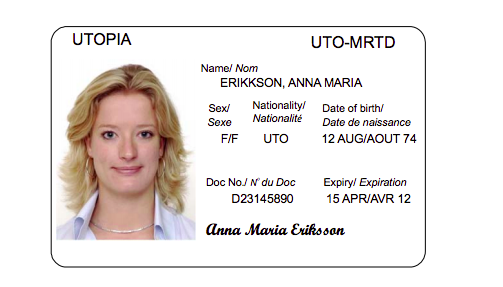
#> input picture images/05.png, 503 x 287 px
$ python -i scanner.py   (imports and definitions only)
#> lines starting #> are read from the running program, lines starting #| are printed output that depends on the picture; after the words box and inside, x2 and y2 are one past the last pixel; in counts of white or black regions, pixels touching at a corner belong together
import cv2
import numpy as np


def reorder(points):

    points = points.reshape((4, 2))

    ordered = np.zeros((4, 2), dtype=np.float32)

    s = points.sum(axis=1)

    ordered[0] = points[np.argmin(s)]
    ordered[3] = points[np.argmax(s)]

    d = np.diff(points, axis=1)

    ordered[1] = points[np.argmin(d)]
    ordered[2] = points[np.argmax(d)]

    return ordered


def scan_document(image_path):

#> called with image_path = 'images/05.png'
    img = cv2.imread(image_path)
#> img is the input picture: shape (287, 503, 3); mean B, G, R 228.8, 230.7, 235.9

    img = cv2.resize(img, (800, 800))
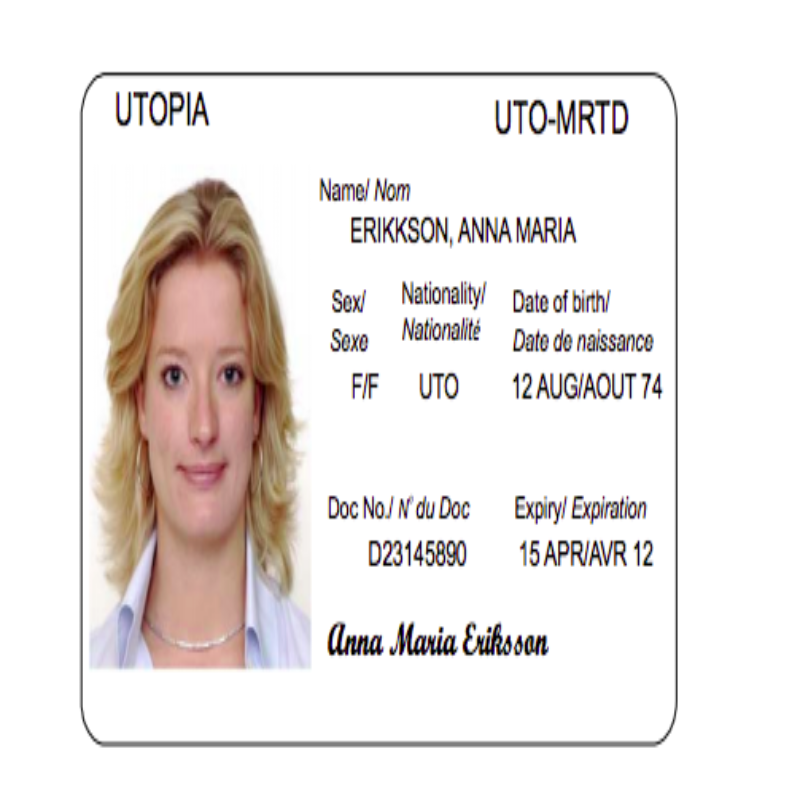
#> img: shape (800, 800, 3); mean B, G, R 228.8, 230.7, 235.9

    original = img.copy()

    gray = cv2.cvtColor(
        img,
        cv2.COLOR_BGR2GRAY
    )
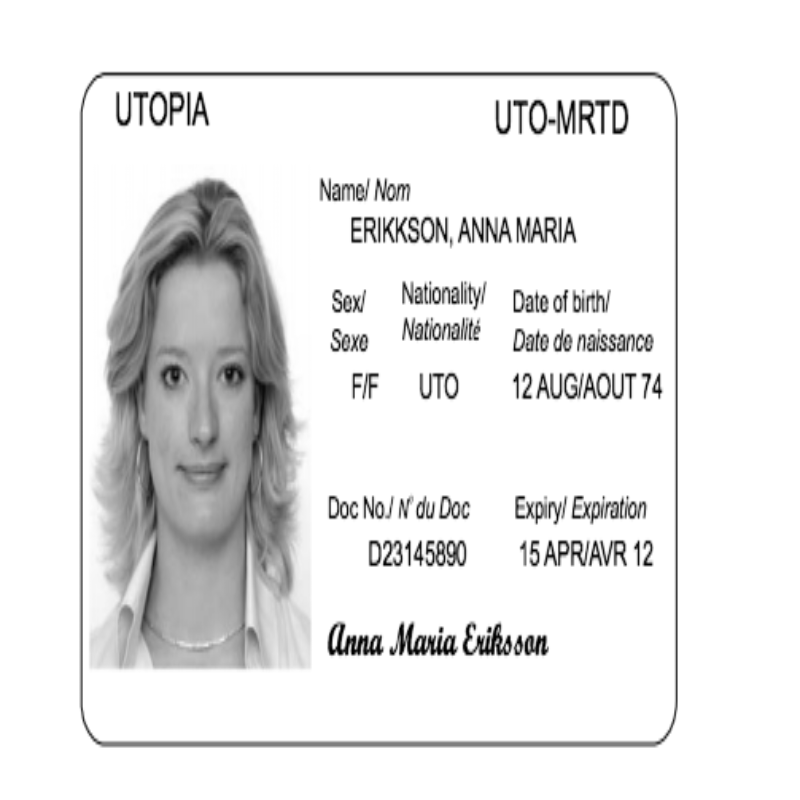
#> gray: shape (800, 800); min 0, max 255, mean 232

    blur = cv2.GaussianBlur(
        gray,
        (5, 5),
        0
    )

    edges = cv2.Canny(
        blur,
        30,
        120
    )
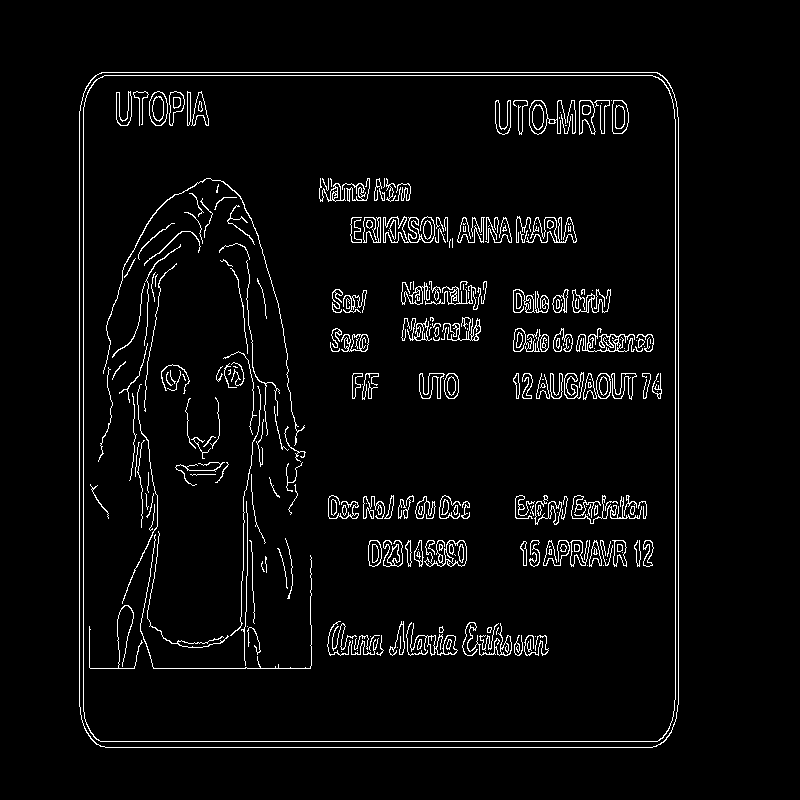
#> edges: shape (800, 800); 4% white in thin lines or dots, all inside (x1, y1, x2, y2) = (79, 72, 679, 748)

    contours, hierarchy = cv2.findContours(
        edges,
        cv2.RETR_EXTERNAL,
        cv2.CHAIN_APPROX_SIMPLE
    )
#> contours = 1 contour; box (x1, y1, x2, y2) and area: (79, 72, 679, 748) 403209

    largest = max(
        contours,
        key=cv2.contourArea
    )
#> largest = contour of 102 points, box (x1, y1, x2, y2) (79, 72, 679, 748), area 403209

    perimeter = cv2.arcLength(
        largest,
        True
    )
#> perimeter = 2502.3

    approx = cv2.approxPolyDP(
        largest,
        0.02 * perimeter,
        True
    )
#> approx = [[95, 75], [90, 738], [663, 742], [667, 80]]

    if len(approx) == 4:

        pts1 = reorder(approx)
#> in reorder, `s = points.sum(axis=1)`: s = [170, 828, 1405, 747]
#> in reorder, `d = np.diff(points, axis=1)`: d = [-20, 648, 79, -587]
#> pts1 = [[95, 75], [667, 80], [90, 738], [663, 742]]

        width = 800
        height = 800

        pts2 = np.float32([
            [0, 0],
            [width, 0],
            [0, height],
            [width, height]
        ])

        matrix = cv2.getPerspectiveTransform(
            pts1,
            pts2
        )
#> matrix = [[1.4, 0.0105, -133.4], [-0.0106, 1.21, -89.64], [-2.68e-06, 2.6e-06, 1]]

        warped = cv2.warpPerspective(
            original,
            matrix,
            (width, height)
        )
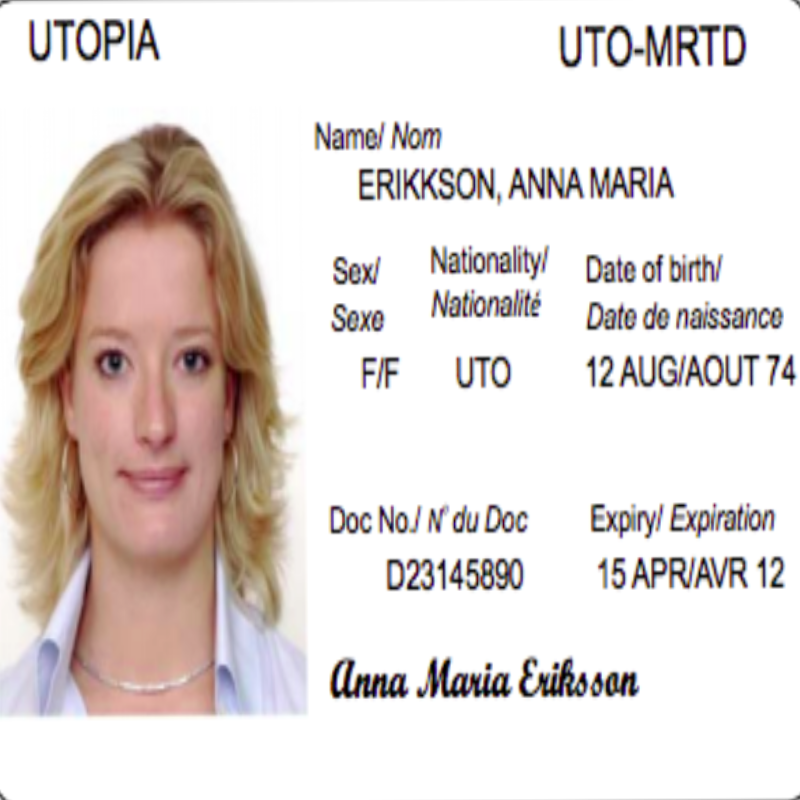
#> warped: shape (800, 800, 3); mean B, G, R 214.2, 217.6, 226.3

        warped_gray = cv2.cvtColor(
            warped,
            cv2.COLOR_BGR2GRAY
        )
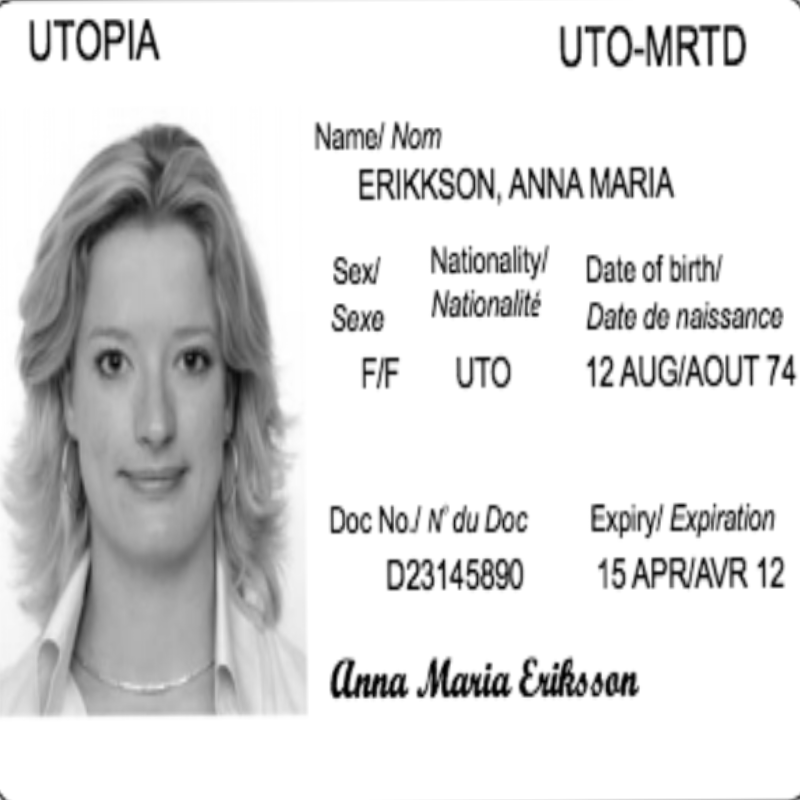
#> warped_gray: shape (800, 800); min 0, max 255, mean 219.8

        scan = cv2.adaptiveThreshold(
            warped_gray,
            255,
            cv2.ADAPTIVE_THRESH_GAUSSIAN_C,
            cv2.THRESH_BINARY,
            11,
            2
        )
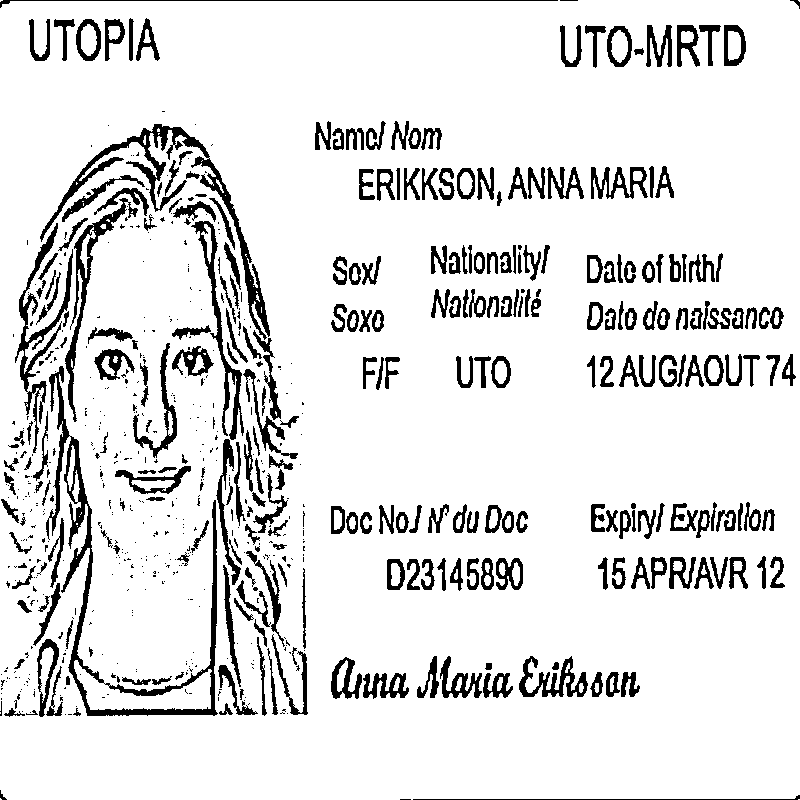
#> scan: shape (800, 800); 88.7% white; 709 black regions (421 under 20 px), largest, box (x1, y1, x2, y2) and area: (46, 366, 218, 716) 5537, (40, 124, 270, 340) 4225, (15, 223, 73, 453) 2250

        output_path = 'static/outputs/scanned.jpg'

        cv2.imwrite(output_path, scan)

        return output_path

    return None

>>> result = scan_document('images/05.png')
